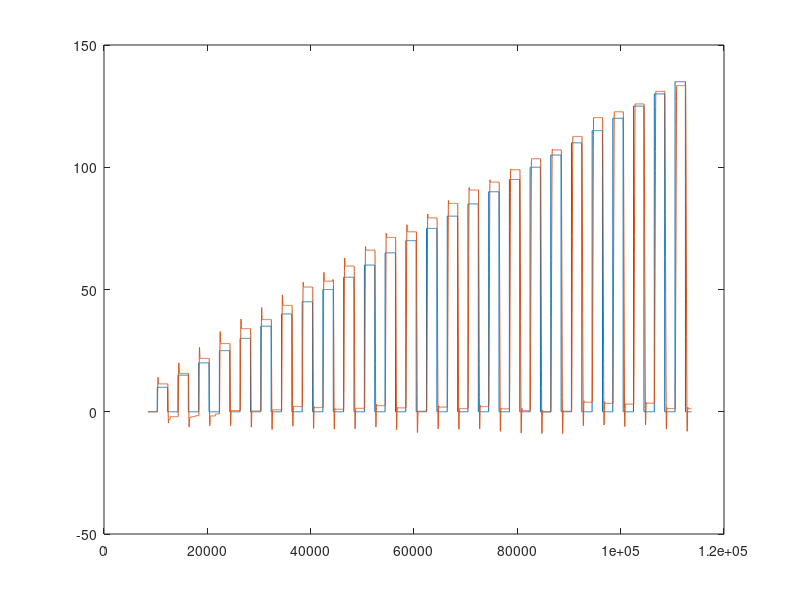

Source code (MATLAB):
clc; clear;

input = load('log.txt');

t = input(:,1);
angle = input(:,2);
vel = input(:,3);

plot(t, angle, t,0.1*cumsum(vel));